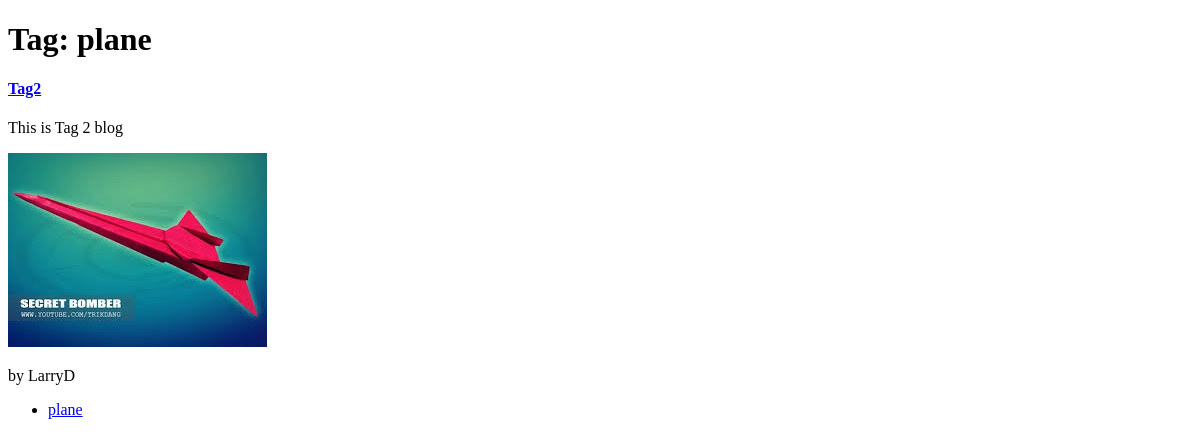
/article/tag/plane, run on an earlier commit of the app's database.
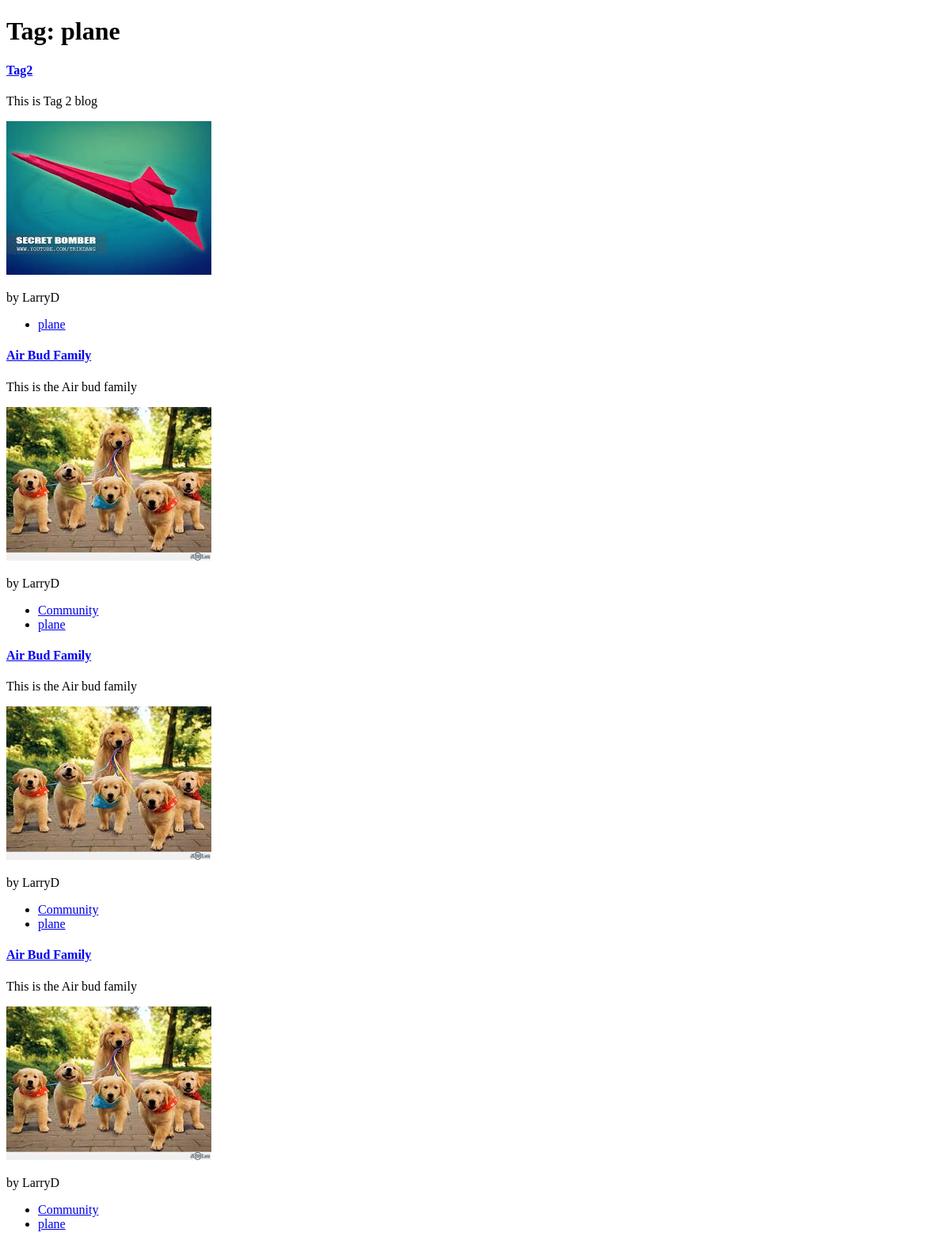
And on a later commit of the database.
### mypictures/models.py (models this page shows, shortened)
class Tag(models.Model):
    name = models.CharField(max_length=255)
    desc = models.TextField(blank=True, null=True)
    slug = models.SlugField(blank=True, null=True)

class Blog(models.Model):
    title = models.CharField(max_length=255)
    content = models.TextField()
    author = models.ForeignKey(User, blank=True, null=True)
    image = models.ForeignKey('Image', blank=True, null=True)
    slug = models.SlugField(null=True, blank=True)
    tags = models.ManyToManyField('Tag', blank=True, null=True)

class Image(models.Model):
    name = models.CharField(max_length=255)
    img = models.ImageField(upload_to=upload_handler)
    alt = models.CharField(max_length=255, blank=True, null=True)

### mypictures/views.py (the view)
# urls.py: url(r'^article/tag/(?P<slug>[-\w]+)/?', mypictures_views.tag, name='tag'),
def tag(request, slug):
    tag = Tag.objects.get(slug=slug)
    art = Blog.objects.filter(tags__slug=slug)
    return render(request, 'mypictures/tag.html', {'article':art, 'tag':tag})

### mypictures/templates/mypictures/tag.html (shortened to what this page needs)
<!DOCTYPE html>
{% load staticfiles %}
<html lang="en">
<head>
</head>
<body>
<h1 id="Title">Tag: {{tag.name}}</h1>
{% for art in article%}
<article>
    <h4><a href="{% url 'article' art.slug%}"> {{art.title}}</a> </h4>
    <p>{{art.content}}</p>
    <img src="{{ art.image.img.url}}" alt="{{art.image.alt}}">
    <p> by {{ art.author.username }}</p>
    <div class="clear tags">
        <ul> {% for t in art.tags.all%}
        <li><a href="{% url 'tag' t.slug %}">{{ t.name }}</a></li>
            {% endfor %}
        </ul>
    </div>
</article>
{% endfor %}
</body>
</html>

What changed in the data, as far as the page shows it:
added Blog: title "Air Bud Family", content "This is the Air bud family", image.img (picture), author.username "LarryD", Tag (name "plane")
now on this page (row unchanged): Tag: name "Community"
added Blog: title "Air Bud Family", content "This is the Air bud family", image.img (picture), author.username "LarryD", Tag (name "plane")
added Blog: title "Air Bud Family", content "This is the Air bud family", image.img (picture), author.username "LarryD", Tag (name "plane")
